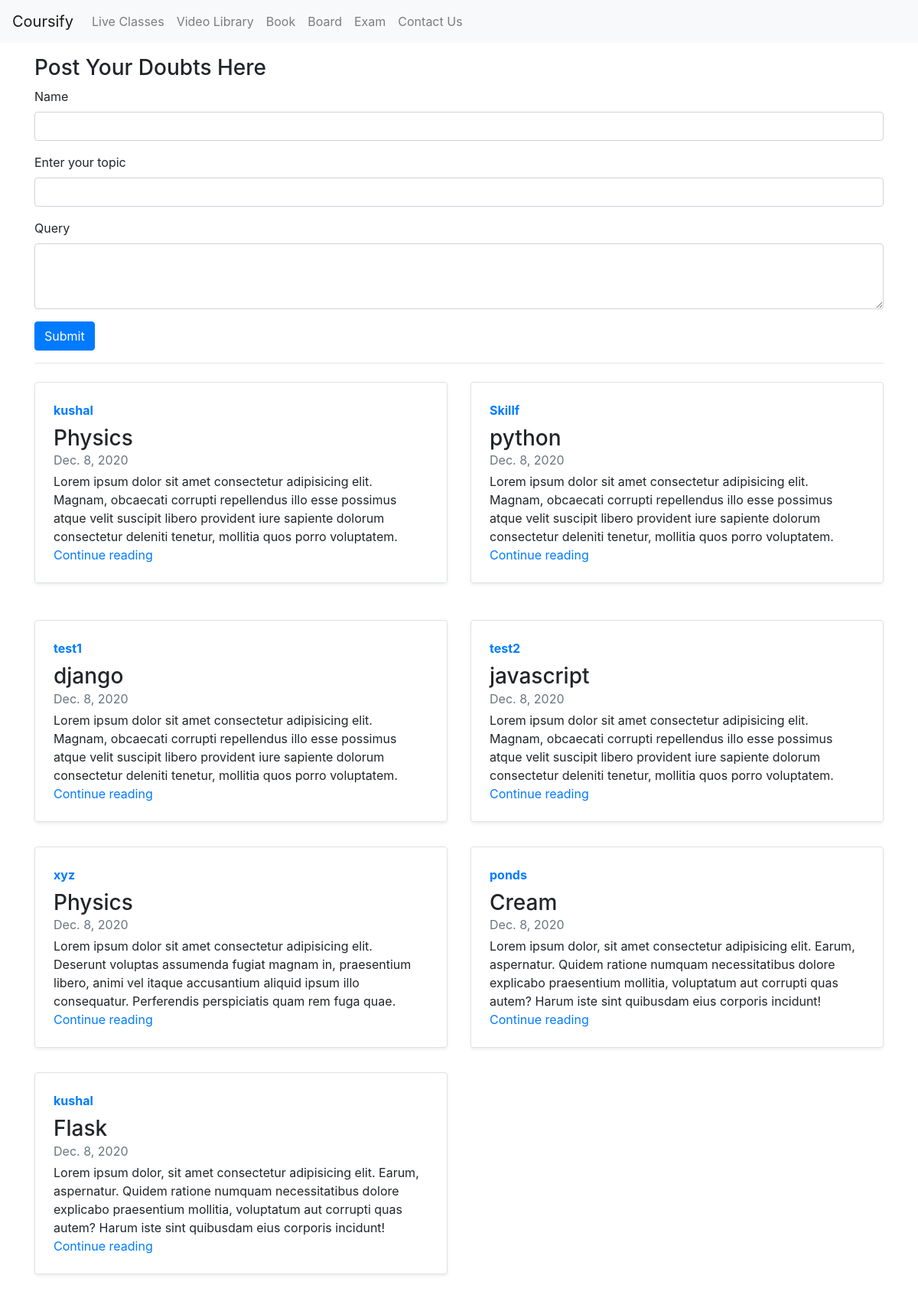
Screenshot of /home/doubt/ with the database file from the repository.
### doubt/models.py (models this page shows, shortened)
class DoubtQuestion(models.Model):
    post_id = models.AutoField(primary_key=True)
    name = models.CharField(max_length=50)
    title = models.CharField(max_length=250)
    content = models.CharField(max_length=5000)
    image = models.ImageField(upload_to='doubt/post', default ="" )
    date = models.DateField()

### doubt/views.py (the view, shortened to what this page needs)
# urls.py: path('home/', include('doubt.urls'))
def doubt(request):
    myDoubts = DoubtQuestion.objects.all()
    return render(request, 'doubt.html', {'myDoubts': myDoubts})

### doubt/templates/doubt.html (shortened to what this page needs)
{% extends 'basic.html' %}
{% load static %}
{% block body %}
<div class="container mt-3">
  <h3>Post Your Doubts Here</h3>
  <form method="post" action="/home/doubt/">
    <div class="form-group">
      <label for="name">Name</label>
      <input type="text" class="form-control" name = "name"  id="name" >
    </div>
    <div class="form-group">
      <label for="title">Enter your topic</label>
      <input type="text" class="form-control" name = "title"  id="title" >
    </div>
    <div class="form-group">
      <label for = "content">Query</label>
      <textarea class="form-control" name="content" id = "content" rows="3"></textarea>
    </div>
    <button type="submit" class="btn btn-primary">Submit</button>
  </form>
<hr>
  <div class="row my-4">
    {% for item in myDoubts %}
    <div class="col-md-6">
      <div class="row no-gutters border rounded overflow-hidden flex-md-row mb-4 shadow-sm h-md-250 position-relative">
        <div class="col p-4 d-flex flex-column position-static">
          <strong class="d-inline-block mb-2 text-primary">{{item.name}}</strong>
          <h3 class="mb-0">{{item.title}}</h3>
          <div class="mb-1 text-muted">{{item.date}}</div>
          <p class="card-text mb-auto">{{item.content}}</p>
          <a href="/home/doubtpost/{{item.post_id}}" class="stretched-link">Continue reading</a>
        </div>
      </div>
    </div>
    {% if forloop.counter|divisibleby:2 %}
  </div>
  <div class="row my-2">
    {% endif %}
    {% endfor %}
  </div>
  {% endblock %}

### rows the page displays
DoubtQuestion: name "kushal", title "Physics", date "Dec. 8, 2020", content "Lorem ipsum dolor sit amet consectetur adipisicing elit. Magnam, obcaecati corrupti repellendus illo esse possimus atque velit suscipit libero provident iure sapiente dolorum consectetur deleniti tenetur, mollitia quos porro voluptatem."
DoubtQuestion: name "Skillf", title "python", date "Dec. 8, 2020", content "Lorem ipsum dolor sit amet consectetur adipisicing elit. Magnam, obcaecati corrupti repellendus illo esse possimus atque velit suscipit libero provident iure sapiente dolorum consectetur deleniti tenetur, mollitia quos porro voluptatem."
DoubtQuestion: name "test1", title "django", date "Dec. 8, 2020", content "Lorem ipsum dolor sit amet consectetur adipisicing elit. Magnam, obcaecati corrupti repellendus illo esse possimus atque velit suscipit libero provident iure sapiente dolorum consectetur deleniti tenetur, mollitia quos porro voluptatem."
DoubtQuestion: name "test2", title "javascript", date "Dec. 8, 2020", content "Lorem ipsum dolor sit amet consectetur adipisicing elit. Magnam, obcaecati corrupti repellendus illo esse possimus atque velit suscipit libero provident iure sapiente dolorum consectetur deleniti tenetur, mollitia quos porro voluptatem."
DoubtQuestion: name "xyz", title "Physics", date "Dec. 8, 2020", content "Lorem ipsum dolor sit amet consectetur adipisicing elit. Deserunt voluptas assumenda fugiat magnam in, praesentium libero, animi vel itaque accusantium aliquid ipsum illo consequatur. Perferendis perspiciatis quam rem fuga quae."
DoubtQuestion: name "ponds", title "Cream", date "Dec. 8, 2020", content "Lorem ipsum dolor, sit amet consectetur adipisicing elit. Earum, aspernatur. Quidem ratione numquam necessitatibus dolore explicabo praesentium mollitia, voluptatum aut corrupti quas autem? Harum iste sint quibusdam eius corporis incidunt!"
DoubtQuestion: name "kushal", title "Flask", date "Dec. 8, 2020", content "Lorem ipsum dolor, sit amet consectetur adipisicing elit. Earum, aspernatur. Quidem ratione numquam necessitatibus dolore explicabo praesentium mollitia, voluptatum aut corrupti quas autem? Harum iste sint quibusdam eius corporis incidunt!"
